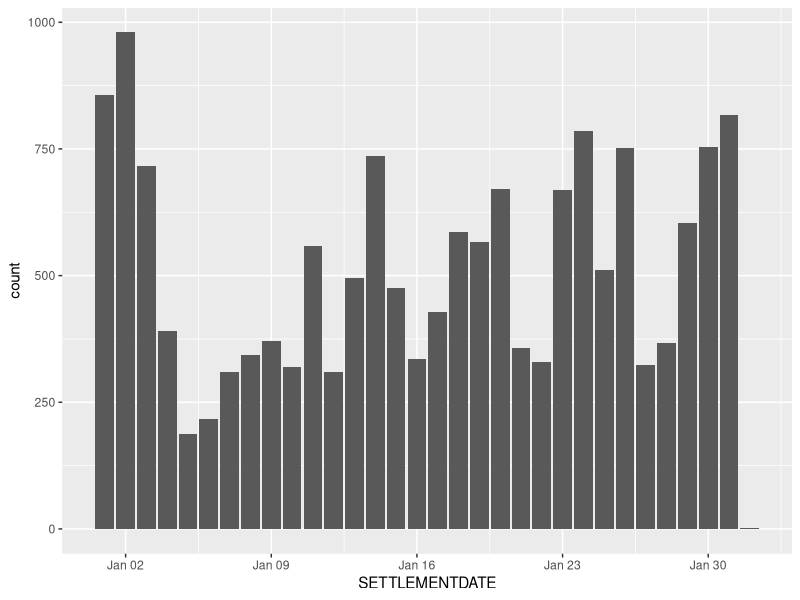
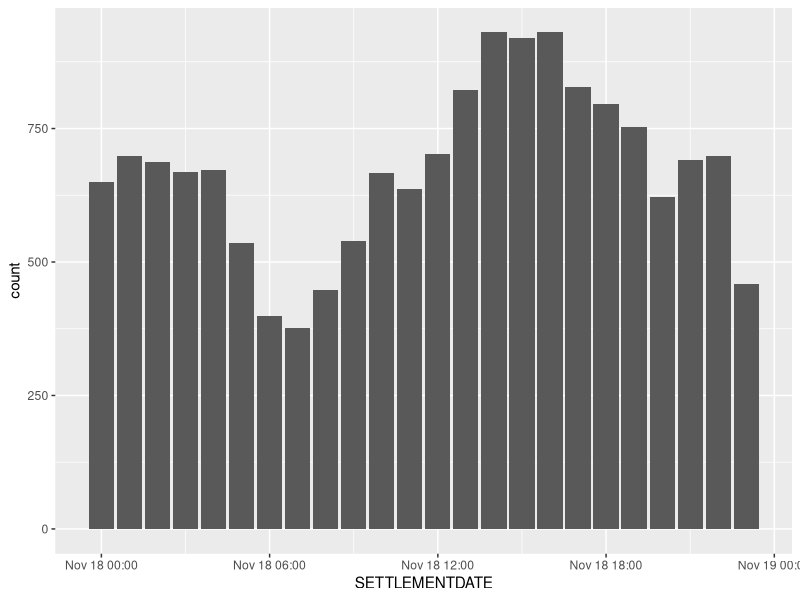

The R source for these figures, in order: (Note: this script raises an error after producing the figures.)
#First exploration of DB as well as looking at a particular case
install.packages("lubridate")
library(lubridate)
library(tidyverse)

#total constraints in may
rhs <- read.csv("data/201701rhs.csv")

nrow(rhs) #16852 events in may

#number of events per day
p1 <- ggplot(rhs %>% mutate(SETTLEMENTDATE = as.Date(SETTLEMENTDATE)), 
             aes(x = SETTLEMENTDATE)) + 
    geom_bar()

#time of day of events
#ignore the date in the graph
p2 <- ggplot(rhs %>% mutate(SETTLEMENTDATE = as.POSIXct(strftime(as.POSIXct(SETTLEMENTDATE), format = "%H"), 
                                                        format = "%H")), 
             aes(x = SETTLEMENTDATE)) + 
    geom_bar()


###t test constrained price at gen v unconstrained
#problem: only looking at one constraint, may be included in multiple constraints
#V>>V_NIL_2A_R
eqs <- eqs.fun("V>>V_NIL_2A_R", "201606")
eqs[2,"SPD_ID"]

#get bids
bids <- bids.fun("201701", "YWPS1")

bids.temp <- bids %>% filter(SETTLEMENTDATE == "2017/01/02 00:00:00") %>% 
    select(DUID, SETTLEMENTDATE, INTERVAL_DATETIME, OFFERDATE, VERSIONNO, PERIODID, MAXAVAIL, BANDAVAIL1, 
           BANDAVAIL2, BANDAVAIL3, BANDAVAIL4, BANDAVAIL5, BANDAVAIL6, BANDAVAIL7, BANDAVAIL8, BANDAVAIL9, 
           BANDAVAIL10) %>% fixbid.fun()

#get dispatch amount
dispatch <- dispatch.fun("201701", "YWPS1")
fromdate <- as.POSIXct("2017/01/02 04:05:00")
todate <- as.POSIXct("2017/01/03 04:00:00")
int <- interval(fromdate, todate)
dispatch.temp <- dispatch %>% filter(as.POSIXct(SETTLEMENTDATE) %within% int)

#get bands
bands <- bands.fun("201701")
bands.temp <- bands %>% filter(DUID == "YWPS1", SETTLEMENTDATE == "2017/01/02 00:00:00")

#get max band used
maxband <- maxband.fun(bids.temp, dispatch.temp, bands.temp)

#get RRP
rrp <- rrp.fun("201701") 
rrp.temp<- rrp %>% filter(REGIONID == "VIC1") %>% 
    filter(as.Date(SETTLEMENTDATE) == "2017/01/02") %>% 
    .[50:288,]


#t-test
t.test(maxband$MAXBAND, rrp.temp$RRP, paired = TRUE)

qplot(maxband$MAXBAND)#not normally distibuted
qplot(rrp.temp$RRP)#somewhat normally distributed
